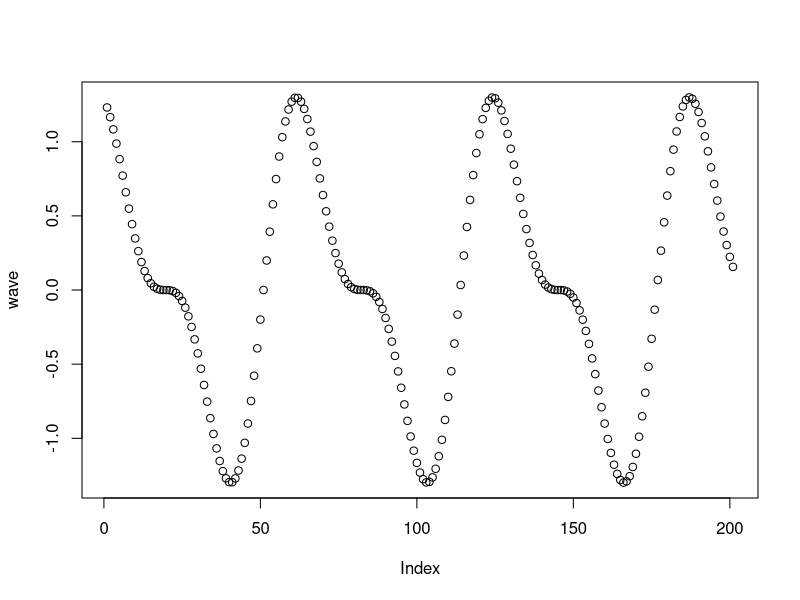

The R script that drew this image:
# Exercise 1: creating and operating on vectors

# Create a vector `names` that contains your name and the names of 2 people 
# next to you. Print the vector.
names <- c("Nick Huber", "Rowan", "Brandon")
print(names)
# Use the colon operator : to create a vector `n` of numbers from 10:49
n <- 10:49

# Use the `length()` function to get the number of elements in `n`
length(n)

# Add 1 to each element in `n` and print the result
n <- n + 1
print(n)
# Create a vector `m` that contains the numbers 10 to 1 (in that order). 
# Hint: use the `seq()` function
m <- seq(10, 1, -1) 

# Subtract `m` FROM `n`. Note the recycling!
n <- n - m

# Use the `seq()` function to produce a range of numbers from -5 to 10 in `0.1`
# increments. Store it in a variable `x_range`
x_range <- seq(-5, 15, 0.1)

# Create a vector `sin_wave` by calling the `sin()` function on each element 
# in `x_range`.
sin_wave <- sin(x_range)

# Create a vector `cos_wave` by calling the `cos()` function on each element 
# in `x_range`.
cos_wave <- cos(x_range)

# Create a vector `wave` by multiplying `sin_wave` and `cos_wave` together, then
# adding `sin_wave` to the product
wave <- cos_wave * sin_wave + sin_wave

# Use the `plot()` function to plot your `wave`!
plot(wave)